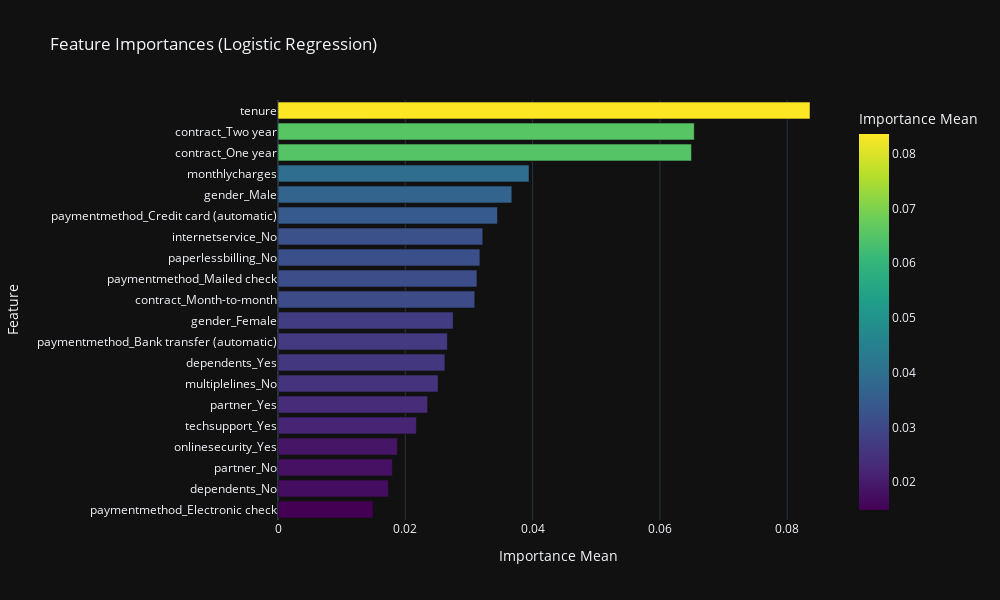

The code cell stored with this chart in its notebook:
### Code cell
plot_importances(perm_importance_df, 'Feature', 'Importance Mean', invert_yaxes=True)

### Figure 1 — Plotly figure (JSON) as saved in the notebook; plotly's stock layout.template omitted (floating-point values rounded to 4 significant figures)
{"data": [{"hovertemplate": "Importance Mean=%{marker.color}<br>Feature=%{y}<extra></extra>", "legendgroup": "", "marker": {"color": [0.08358, 0.06539, 0.06496, 0.03943, 0.03674, 0.03448, 0.03217, 0.03172, 0.03125, 0.03091, 0.02751, 0.02661, 0.02622, 0.02515, 0.02351, 0.02175, 0.01876, 0.01797, 0.01734, 0.01492], "coloraxis": "coloraxis", "pattern": {"shape": ""}}, "name": "", "orientation": "h", "showlegend": false, "textposition": "auto", "type": "bar", "x": [0.08358, 0.06539, 0.06496, 0.03943, 0.03674, 0.03448, 0.03217, 0.03172, 0.03125, 0.03091, 0.02751, 0.02661, 0.02622, 0.02515, 0.02351, 0.02175, 0.01876, 0.01797, 0.01734, 0.01492], "xaxis": "x", "y": ["tenure", "contract_Two year", "contract_One year", "monthlycharges", "gender_Male", "paymentmethod_Credit card (automatic)", "internetservice_No", "paperlessbilling_No", "paymentmethod_Mailed check", "contract_Month-to-month", "gender_Female", "paymentmethod_Bank transfer (automatic)", "dependents_Yes", "multiplelines_No", "partner_Yes", "techsupport_Yes", "onlinesecurity_Yes", "partner_No", "dependents_No", "paymentmethod_Electronic check"], "yaxis": "y"}], "layout": {"barmode": "relative", "coloraxis": {"colorbar": {"title": {"text": "Importance Mean"}}, "colorscale": [[0, "#440154"], [0.1111, "#482878"], [0.2222, "#3e4989"], [0.3333, "#31688e"], [0.4444, "#26828e"], [0.5556, "#1f9e89"], [0.6667, "#35b779"], [0.7778, "#6ece58"], [0.8889, "#b5de2b"], [1, "#fde725"]]}, "height": 600, "legend": {"tracegroupgap": 0}, "showlegend": true, "title": {"text": "Feature Importances (Logistic Regression)"}, "width": 1000, "xaxis": {"anchor": "y", "domain": [0, 1], "title": {"text": "Importance Mean"}}, "yaxis": {"anchor": "x", "autorange": "reversed", "domain": [0, 1], "title": {"text": "Feature"}}}}
